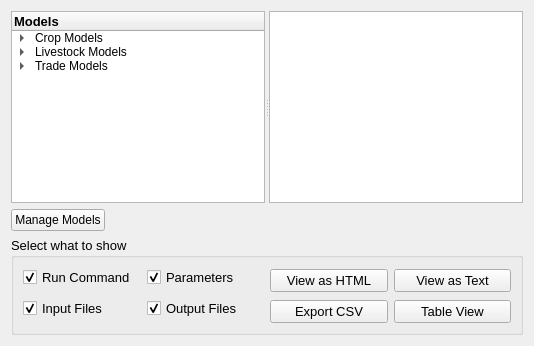
      <widget class="QWidget" name="tabModels">
       <attribute name="title">
        <string>Models</string>
       </attribute>
       <layout class="QGridLayout" name="gridLayout_11">
        <item row="0" column="0" colspan="2">
         <widget class="QSplitter" name="splitterModelTab">
          <property name="orientation">
           <enum>Qt::Horizontal</enum>
          </property>
          <widget class="QTreeWidget" name="treeWidgetModelTab">
           <property name="maximumSize">
            <size>
             <width>256</width>
             <height>16777215</height>
            </size>
           </property>
           <column>
            <property name="text">
             <string>Models</string>
            </property>
            <property name="font">
             <font>
              <pointsize>10</pointsize>
              <weight>75</weight>
              <bold>true</bold>
             </font>
            </property>
           </column>
           <item>
            <property name="text">
             <string>Crop Models</string>
            </property>
            <item>
             <property name="text">
              <string>SUCROS</string>
             </property>
            </item>
            <item>
             <property name="text">
              <string>WOFOST</string>
             </property>
            </item>
            <item>
             <property name="text">
              <string>GLAM</string>
             </property>
            </item>
           </item>
           <item>
            <property name="text">
             <string>Livestock Models</string>
            </property>
            <item>
             <property name="text">
              <string>AnnuGro</string>
             </property>
            </item>
            <item>
             <property name="text">
              <string>Wadiscape</string>
             </property>
            </item>
           </item>
           <item>
            <property name="text">
             <string>Trade Models</string>
            </property>
            <item>
             <property name="text">
              <string>CAPRI</string>
             </property>
            </item>
            <item>
             <property name="text">
              <string>MAGNET</string>
             </property>
            </item>
            <item>
             <property name="text">
              <string>AGMEMOD</string>
             </property>
            </item>
            <item>
             <property name="text">
              <string>SIAT</string>
             </property>
            </item>
            <item>
             <property name="text">
              <string>A4SMOD</string>
             </property>
            </item>
            <item>
             <property name="text">
              <string>EPIC</string>
             </property>
            </item>
            <item>
             <property name="text">
              <string>FARMDSS</string>
             </property>
            </item>
            <item>
             <property name="text">
              <string>PASMA</string>
             </property>
            </item>
            <item>
             <property name="text">
              <string>FAMOS</string>
             </property>
            </item>
            <item>
             <property name="text">
              <string>IGEM</string>
             </property>
            </item>
            <item>
             <property name="text">
              <string>MODAM</string>
             </property>
            </item>
           </item>
          </widget>
          <widget class="QTextEdit" name="tedModelSpecsModel">
           <property name="sizePolicy">
            <sizepolicy hsizetype="Expanding" vsizetype="Expanding">
             <horstretch>0</horstretch>
             <verstretch>0</verstretch>
            </sizepolicy>
           </property>
          </widget>
         </widget>
        </item>
        <item row="1" column="0">
         <widget class="QPushButton" name="pushButton">
          <property name="sizePolicy">
           <sizepolicy hsizetype="Fixed" vsizetype="Fixed">
            <horstretch>0</horstretch>
            <verstretch>0</verstretch>
           </sizepolicy>
          </property>
          <property name="text">
           <string>Manage Models</string>
          </property>
         </widget>
        </item>
        <item row="1" column="1">
         <spacer name="horizontalSpacer_2">
          <property name="orientation">
           <enum>Qt::Horizontal</enum>
          </property>
          <property name="sizeType">
           <enum>QSizePolicy::MinimumExpanding</enum>
          </property>
          <property name="sizeHint" stdset="0">
           <size>
            <width>40</width>
            <height>20</height>
           </size>
          </property>
         </spacer>
        </item>
        <item row="2" column="0" colspan="2">
         <widget class="QGroupBox" name="grpbxWhatToShow">
          <property name="sizePolicy">
           <sizepolicy hsizetype="Preferred" vsizetype="Fixed">
            <horstretch>1</horstretch>
            <verstretch>0</verstretch>
           </sizepolicy>
          </property>
          <property name="font">
           <font>
            <pointsize>10</pointsize>
           </font>
          </property>
          <property name="toolTip">
           <string>&lt;html&gt;&lt;head/&gt;&lt;body&gt;&lt;p&gt;Select desired info to display&lt;/p&gt;&lt;/body&gt;&lt;/html&gt;</string>
          </property>
          <property name="title">
           <string>Select what to show</string>
          </property>
          <layout class="QGridLayout" name="gridLayout">
           <item row="1" column="0" rowspan="2">
            <widget class="QCheckBox" name="chbxInputData">
             <property name="sizePolicy">
              <sizepolicy hsizetype="Minimum" vsizetype="Fixed">
               <horstretch>1</horstretch>
               <verstretch>0</verstretch>
              </sizepolicy>
             </property>
             <property name="font">
              <font>
               <pointsize>10</pointsize>
              </font>
             </property>
             <property name="toolTip">
              <string>&lt;html&gt;&lt;head/&gt;&lt;body&gt;&lt;p&gt;Provides maximum detail of all input files required for the model selected above.&lt;/p&gt;&lt;/body&gt;&lt;/html&gt;</string>
             </property>
             <property name="whatsThis">
              <string>&lt;html&gt;&lt;head/&gt;&lt;body&gt;&lt;p&gt;Provides maximum detail of all input files required for the model selected above.&lt;/p&gt;&lt;/body&gt;&lt;/html&gt;</string>
             </property>
             <property name="text">
              <string>Input Files</string>
             </property>
             <property name="checked">
              <bool>true</bool>
             </property>
            </widget>
           </item>
           <item row="0" column="0">
            <widget class="QCheckBox" name="chbxRunCommand">
             <property name="sizePolicy">
              <sizepolicy hsizetype="Minimum" vsizetype="Fixed">
               <horstretch>1</horstretch>
               <verstretch>0</verstretch>
              </sizepolicy>
             </property>
             <property name="font">
              <font>
               <pointsize>10</pointsize>
              </font>
             </property>
             <property name="toolTip">
              <string>&lt;html&gt;&lt;head/&gt;&lt;body&gt;&lt;p&gt;Provides maximum detail of the run command for the model selected above.&lt;/p&gt;&lt;/body&gt;&lt;/html&gt;</string>
             </property>
             <property name="whatsThis">
              <string>&lt;html&gt;&lt;head/&gt;&lt;body&gt;&lt;p&gt;Provides maximum detail of the run command for the model selected above.&lt;/p&gt;&lt;/body&gt;&lt;/html&gt;</string>
             </property>
             <property name="text">
              <string>Run Command</string>
             </property>
             <property name="checked">
              <bool>true</bool>
             </property>
            </widget>
           </item>
           <item row="0" column="1">
            <widget class="QCheckBox" name="chbxParameters">
             <property name="sizePolicy">
              <sizepolicy hsizetype="Minimum" vsizetype="Fixed">
               <horstretch>1</horstretch>
               <verstretch>0</verstretch>
              </sizepolicy>
             </property>
             <property name="font">
              <font>
               <pointsize>10</pointsize>
              </font>
             </property>
             <property name="toolTip">
              <string>&lt;html&gt;&lt;head/&gt;&lt;body&gt;&lt;p&gt;Provides maximum detail of all parameters for the model selected above.&lt;/p&gt;&lt;/body&gt;&lt;/html&gt;</string>
             </property>
             <property name="whatsThis">
              <string>&lt;html&gt;&lt;head/&gt;&lt;body&gt;&lt;p&gt;Provides maximum detail of all parameters for the model selected above.&lt;/p&gt;&lt;/body&gt;&lt;/html&gt;</string>
             </property>
             <property name="text">
              <string>Parameters</string>
             </property>
             <property name="checked">
              <bool>true</bool>
             </property>
            </widget>
           </item>
           <item row="0" column="2" rowspan="2">
            <widget class="QPushButton" name="pbViewAsHtml">
             <property name="sizePolicy">
              <sizepolicy hsizetype="Minimum" vsizetype="Fixed">
               <horstretch>1</horstretch>
               <verstretch>0</verstretch>
              </sizepolicy>
             </property>
             <property name="font">
              <font>
               <pointsize>10</pointsize>
              </font>
             </property>
             <property name="toolTip">
              <string>&lt;html&gt;&lt;head/&gt;&lt;body&gt;&lt;p&gt;Details of selection opens in a new text window&lt;/p&gt;&lt;/body&gt;&lt;/html&gt;</string>
             </property>
             <property name="text">
              <string>View as HTML</string>
             </property>
            </widget>
           </item>
           <item row="2" column="2">
            <widget class="QPushButton" name="pbExportCsv">
             <property name="sizePolicy">
              <sizepolicy hsizetype="Minimum" vsizetype="Fixed">
               <horstretch>1</horstretch>
               <verstretch>0</verstretch>
              </sizepolicy>
             </property>
             <property name="font">
              <font>
               <pointsize>10</pointsize>
              </font>
             </property>
             <property name="toolTip">
              <string>&lt;html&gt;&lt;head/&gt;&lt;body&gt;&lt;p&gt;Details of selection opens in a new text window&lt;/p&gt;&lt;/body&gt;&lt;/html&gt;</string>
             </property>
             <property name="text">
              <string>Export CSV</string>
             </property>
            </widget>
           </item>
           <item row="0" column="3" rowspan="2">
            <widget class="QPushButton" name="pbViewAsText">
             <property name="sizePolicy">
              <sizepolicy hsizetype="Minimum" vsizetype="Fixed">
               <horstretch>1</horstretch>
               <verstretch>0</verstretch>
              </sizepolicy>
             </property>
             <property name="font">
              <font>
               <pointsize>10</pointsize>
              </font>
             </property>
             <property name="toolTip">
              <string>&lt;html&gt;&lt;head/&gt;&lt;body&gt;&lt;p&gt;Details of selection opens in a new text window&lt;/p&gt;&lt;/body&gt;&lt;/html&gt;</string>
             </property>
             <property name="text">
              <string>View as Text</string>
             </property>
            </widget>
           </item>
           <item row="2" column="3">
            <widget class="QPushButton" name="pbTableView">
             <property name="sizePolicy">
              <sizepolicy hsizetype="Minimum" vsizetype="Fixed">
               <horstretch>1</horstretch>
               <verstretch>0</verstretch>
              </sizepolicy>
             </property>
             <property name="font">
              <font>
               <pointsize>10</pointsize>
              </font>
             </property>
             <property name="toolTip">
              <string>&lt;html&gt;&lt;head/&gt;&lt;body&gt;&lt;p&gt;Details of selection opens in a new text window&lt;/p&gt;&lt;/body&gt;&lt;/html&gt;</string>
             </property>
             <property name="text">
              <string>Table View</string>
             </property>
            </widget>
           </item>
           <item row="1" column="1" rowspan="2">
            <widget class="QCheckBox" name="chbxOutputFiles">
             <property name="sizePolicy">
              <sizepolicy hsizetype="Minimum" vsizetype="Fixed">
               <horstretch>1</horstretch>
               <verstretch>0</verstretch>
              </sizepolicy>
             </property>
             <property name="font">
              <font>
               <pointsize>10</pointsize>
              </font>
             </property>
             <property name="toolTip">
              <string>&lt;html&gt;&lt;head/&gt;&lt;body&gt;&lt;p&gt;Provides maximum detail of all output files created by the model selected above.&lt;/p&gt;&lt;/body&gt;&lt;/html&gt;</string>
             </property>
             <property name="whatsThis">
              <string>&lt;html&gt;&lt;head/&gt;&lt;body&gt;&lt;p&gt;Provides maximum detail of all output files created by the model selected above.&lt;/p&gt;&lt;/body&gt;&lt;/html&gt;</string>
             </property>
             <property name="text">
              <string>Output Files</string>
             </property>
             <property name="checked">
              <bool>true</bool>
             </property>
            </widget>
           </item>
          </layout>
         </widget>
        </item>
       </layout>
      </widget>
